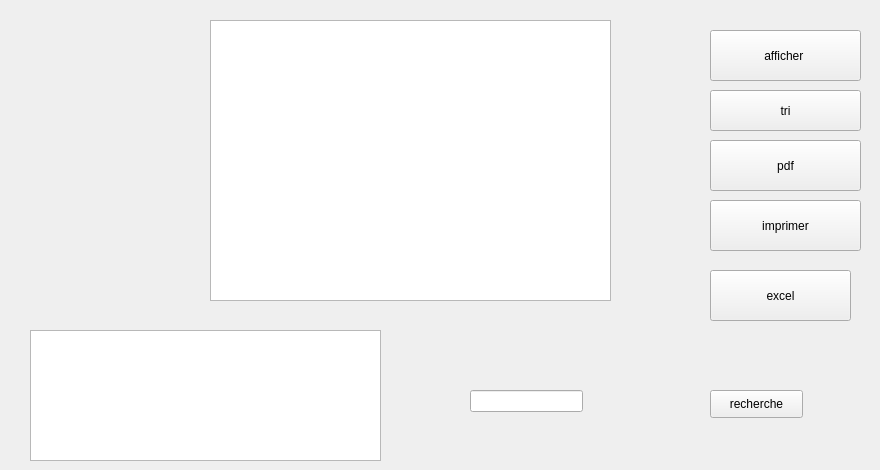
        <widget class="QWidget" name="tab_11">
         <attribute name="title">
          <string>afficher reclamation</string>
         </attribute>
         <widget class="QTableView" name="tab_reclamation">
          <property name="geometry">
           <rect>
            <x>210</x>
            <y>20</y>
            <width>401</width>
            <height>281</height>
           </rect>
          </property>
         </widget>
         <widget class="QPushButton" name="afficher_2">
          <property name="geometry">
           <rect>
            <x>710</x>
            <y>30</y>
            <width>151</width>
            <height>51</height>
           </rect>
          </property>
          <property name="styleSheet">
           <string notr="true"/>
          </property>
          <property name="text">
           <string>afficher </string>
          </property>
         </widget>
         <widget class="QTableView" name="resultat">
          <property name="geometry">
           <rect>
            <x>30</x>
            <y>330</y>
            <width>351</width>
            <height>131</height>
           </rect>
          </property>
         </widget>
         <widget class="QPushButton" name="tri_recl">
          <property name="geometry">
           <rect>
            <x>710</x>
            <y>90</y>
            <width>151</width>
            <height>41</height>
           </rect>
          </property>
          <property name="styleSheet">
           <string notr="true"/>
          </property>
          <property name="text">
           <string>tri</string>
          </property>
         </widget>
         <widget class="QPushButton" name="recherche_recl">
          <property name="geometry">
           <rect>
            <x>710</x>
            <y>390</y>
            <width>93</width>
            <height>28</height>
           </rect>
          </property>
          <property name="text">
           <string>recherche</string>
          </property>
         </widget>
         <widget class="QLineEdit" name="type_rech">
          <property name="geometry">
           <rect>
            <x>470</x>
            <y>390</y>
            <width>113</width>
            <height>22</height>
           </rect>
          </property>
         </widget>
         <widget class="QPushButton" name="pdf_reclamation">
          <property name="geometry">
           <rect>
            <x>710</x>
            <y>140</y>
            <width>151</width>
            <height>51</height>
           </rect>
          </property>
          <property name="text">
           <string>pdf</string>
          </property>
         </widget>
         <widget class="QPushButton" name="impr_reclamation">
          <property name="geometry">
           <rect>
            <x>710</x>
            <y>200</y>
            <width>151</width>
            <height>51</height>
           </rect>
          </property>
          <property name="text">
           <string>imprimer</string>
          </property>
         </widget>
         <widget class="QLabel" name="label_46">
          <property name="geometry">
           <rect>
            <x>10</x>
            <y>40</y>
            <width>151</width>
            <height>141</height>
           </rect>
          </property>
          <property name="text">
           <string>&lt;html&gt;&lt;head/&gt;&lt;body&gt;&lt;p&gt;&lt;img src=&quot;:/new/prefix1/affich.png&quot;width=&quot;150&quot; height=&quot;150&quot;/&gt;&lt;/p&gt;&lt;/body&gt;&lt;/html&gt;</string>
          </property>
         </widget>
         <widget class="QPushButton" name="excel">
          <property name="geometry">
           <rect>
            <x>710</x>
            <y>270</y>
            <width>141</width>
            <height>51</height>
           </rect>
          </property>
          <property name="text">
           <string>excel</string>
          </property>
         </widget>
         <widget class="QLabel" name="DigitalClock4">
          <property name="geometry">
           <rect>
            <x>680</x>
            <y>429</y>
            <width>191</width>
            <height>31</height>
           </rect>
          </property>
          <property name="text">
           <string/>
          </property>
         </widget>
        </widget>
